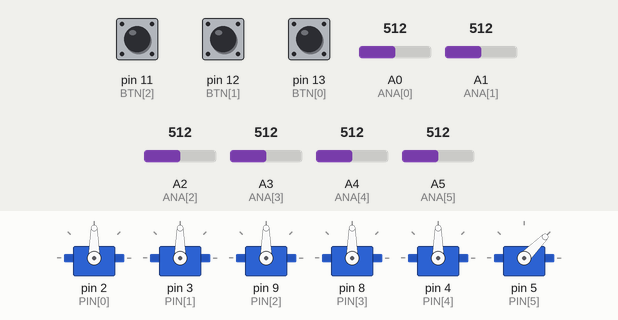
This sketch was run on a simulated Arduino Uno, built with avr-gcc and run on an emulated ATmega328P. Shown: 6 × servo. The inputs (shaded band) are chosen by the test bench; at power-on: pin 11 (BTN[2]) HIGH, A1 (ANA[1]) = 512, A2 (ANA[2]) = 512, A3 (ANA[3]) = 512, pin 12 (BTN[1]) HIGH, pin 13 (BTN[0]) HIGH, A0 (ANA[0]) = 512, A4 (ANA[4]) = 512, A5 (ANA[5]) = 512. What the sketch prints to the serial monitor is not drawn.

Above: at 4.0 s.
4.1 s: pin 11 (BTN[2]) pulled LOW for 0.15 s
At 5.65 s:
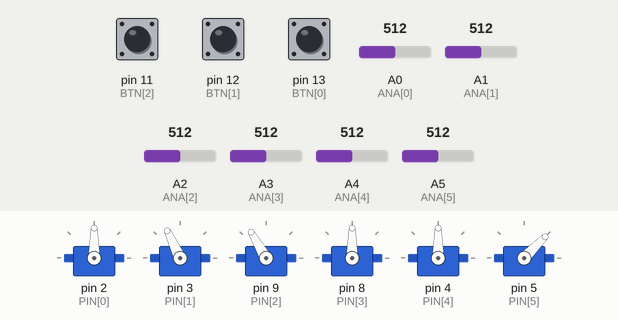
7.1 s: A1 (ANA[1]) set to 427
10.1 s: A1 (ANA[1]) set to 395
At 12.9 s:
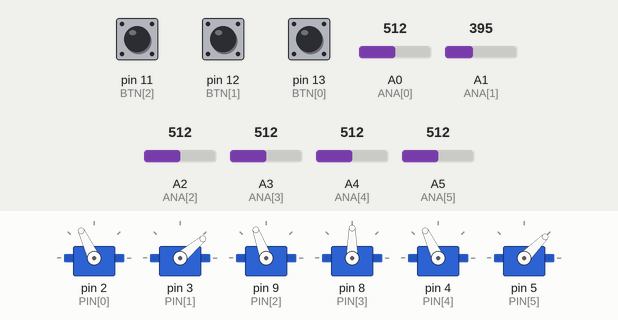
13.1 s: A2 (ANA[2]) set to 421
14.6 s: A2 (ANA[2]) set to 395
At 15.6 s:
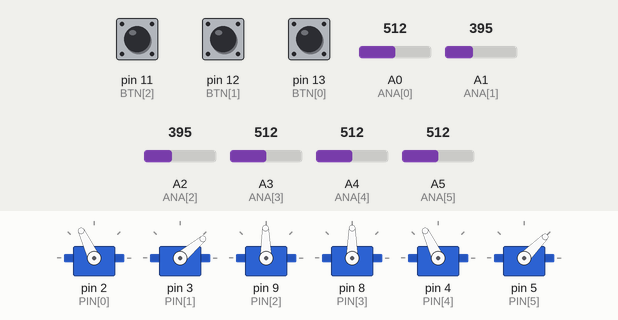
17.6 s: A3 (ANA[3]) set to 426
20.6 s: A3 (ANA[3]) set to 394
At 21.5 s:
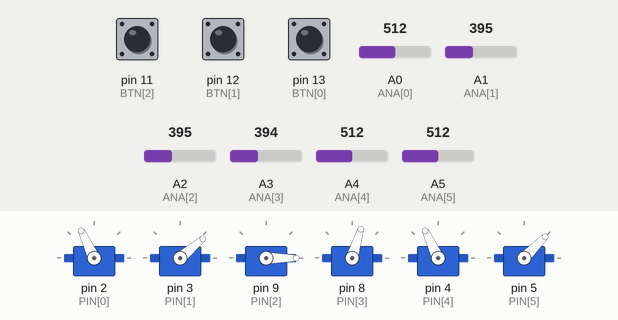
Timing chart, 0 to 24.6 s (numbered marks = the images above; inputs shaded):
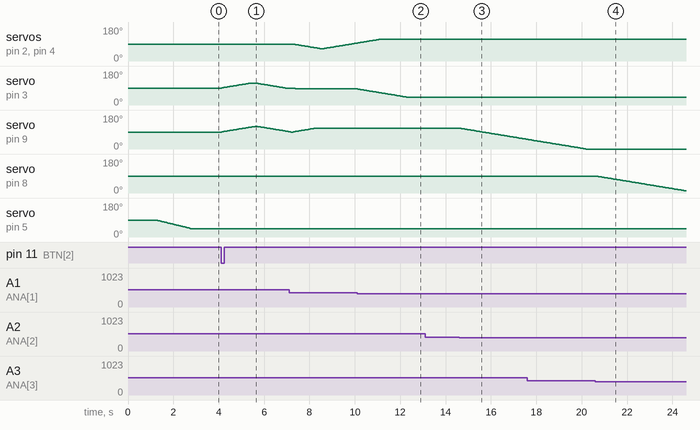

Measured:
- the behaviour switches between 412 and 411 on A1 (ANA[1]) (found by bisection; images 1 and 2)
- the behaviour switches between 412 and 411 on A2 (ANA[2]) (found by bisection; images 2 and 3)
- the behaviour switches between 412 and 411 on A3 (ANA[3]) (found by bisection; images 3 and 4)
- after the input at 4.1 s, servo on pin 3 (PIN[1]): rises from 90° to 115° in 1.2 s, then falls to 90° in 1.6 s; servo on pin 9 (PIN[2]): rises from 90° to 120° in 1.5 s, then falls to 92° in 1.5 s
- after the input at 10.1 s, servo on pin 2 (PIN[0]), servo on pin 4 (PIN[4]): goes on until 11.1 s, then stays 115°; servo on pin 3 (PIN[1]): moves from 85° to 40° over 2.2 s, starting at once
- after the input at 13.1 s, every drawn part: stays the same
- after the input at 14.6 s, servo on pin 9 (PIN[2]): moves from 110° to 51° over 2.9 s, starting after 0.05 s
- after the input at 20.6 s, servo on pin 8 (PIN[3]): moves from 90° to 11° over 4.0 s, starting at once

The sketch:

10_three_buttons.ino
```cpp
// ============================================================================
//  [10] 버튼 3개로 서로 다른 동작 실행 + 조이스틱 수동 조작 + 각도 기록
// ----------------------------------------------------------------------------
//  [배선]  조이스틱 SW 3개 → 디지털 12 · 11 · 10번,  각 SW의 반대쪽은 GND
//          (INPUT_PULLUP 사용 → 누르면 LOW, 안 누르면 HIGH)
//          조이스틱 축 6개 → 아날로그 A0~A5
//
//  [동작]  버튼1(12번) → action1() : 홈 자세로 안전 복귀
//          버튼2(11번) → action2() : 자동 Pick & Place (집어서 옮기기)
//          버튼3(10번) → action3() : 인사 + 손 흔들기
//          시리얼 모니터: 1 / 2 / 3 = 같은 동작,  p = 현재 6축 각도 출력
//
//  ★ 조이스틱은 '언제나' 살아 있다
//     · 평소(대기 중)  : 조이스틱으로 자유 조작
//     · 동작 실행 중   : 조이스틱을 밀고 있는 축은 '사람'이 조종하고,
//                        나머지 축은 자동으로 목표 자세를 향해 계속 움직인다.
//                        (조이스틱을 놓으면 그 축도 다시 자동으로 이어서 이동)
//     · p 입력         : 동작 중에도 현재 각도를 바로 출력 → 포즈 기록에 사용
//
//  [2번 모터(어깨) 보호]
//    · STEP_DELAY = 50 : 1도 움직일 때마다 50ms 쉰다 → 천천히·부드럽게
//    · softStart()     : 전원을 켤 때 급출발(슬램) 없이 서서히 초기 자세로
//    · MINA/MAXA       : 2번 서보는 40~140도로 제한해 무리한 자세를 막는다
//    · 그래도 전원 켜기 전에는 팔을 홈(≈90도) 근처로 접어 두고,
//      서보 전원은 외부 전원(5~6V·2A↑) + 아두이노와 공통 GND 를 쓴다.

// ============================================================================

#include <Servo.h>

const int SERVOS = 6;          // 서보(관절) 개수
const int GRIPPER = 5;         // 그리퍼 = 6번 서보(인덱스 5)
const int STEP_DELAY = 50;     // ★ 1도 움직일 때마다 쉬는 시간(ms). 크면 더 천천히

// ── 버튼 3개 (조이스틱 SW) ──
const int BTN[3] = { 13, 12, 11 };         // 버튼1, 버튼2, 버튼3의 핀 번호
boolean lastBtn[3] = { HIGH, HIGH, HIGH }; // 각 버튼의 직전 상태(눌린 '순간' 감지용)

// ── 서보 설정 ──                1번  2번  3번  4번  5번  6번(그리퍼)
int PIN[SERVOS]       = {   2,   3,   9,   8,   4,   5 };  // 연결 핀
int ANA[SERVOS]       = {  A0,  A1,  A2,  A3,  A4,  A5 };  // 조이스틱(아날로그) 채널
int MINA[SERVOS]      = {   0,  40,   0,   0,   0,   0 };  // 최소 각도(2번은 40도까지만)
int MAXA[SERVOS]      = { 180, 140, 180, 180, 180,  90 };  // 최대 각도(2번은 140도까지만)
int INITANGLE[SERVOS] = {  90,  90,  90,  90,  90,  45 };  // 시작(홈) 각도
Servo myservo[SERVOS];

const int GRIP_OPEN  = 0;      // 그리퍼 열림 0도
const int GRIP_CLOSE = 90;     // 그리퍼 닫힘 90도

// ── 동작에 쓸 자세들 { 1번, 2번, 3번, 4번, 5번, (6번은 무시) } ──
//    활동지에 기록한 자기 로봇팔 각도값으로 바꿔 넣으면 된다.
int HOME[SERVOS]        = {  90,  90,  90,  90,  90, 0 };  // 기본 홈 자세
int PICK_READY[SERVOS]  = {  60, 100,  80,  90,  90, 0 };  // 집을 물체 위(상공)
int PICK[SERVOS]        = {  60, 120, 110,  90,  90, 0 };  // 집는 위치
int PLACE_READY[SERVOS] = { 120, 100,  80,  90,  90, 0 };  // 놓을 곳 위(상공)
int PLACE[SERVOS]       = { 120, 120, 110,  90,  90, 0 };  // 놓는 위치
int BOW[SERVOS]         = {  90, 115, 120,  90,  90, 0 };  // 인사(살짝 숙이기)
int WAVE_L[SERVOS]      = {  65,  85, 110,  90,  65, 0 };  // 손 흔들기 왼쪽
int WAVE_R[SERVOS]      = { 115,  85, 110,  90, 115, 0 };  // 손 흔들기 오른쪽

void setup() {
  Serial.begin(9600);

  for (int i = 0; i < 3; i++) pinMode(BTN[i], INPUT_PULLUP);  // 버튼 3개 입력 설정

  softStart();   // ★ 급출발 없이 부드럽게 시작

  Serial.println(F("준비 완료!  버튼1=홈,  버튼2=집어 옮기기,  버튼3=인사+손 흔들기"));
  Serial.println(F("조이스틱은 언제나 사용 가능.  시리얼: 1/2/3=동작,  p=현재 각도 출력"));
}

void loop() {
  checkButtons();       // 버튼 3개 확인 → 눌리면 해당 동작 실행
  handleSerial(true);   // 시리얼 명령(1/2/3/p) 처리
  joystickControl();    // 조이스틱 수동 조작 (대기 중)
  delay(STEP_DELAY);    // 수동 조작도 1도씩 천천히
}

// ============================================================================
//   ★ 버튼별 동작 함수 — 여기를 바꾸면 버튼이 하는 일이 바뀐다
// ============================================================================

// [동작1] 홈 자세로 안전 복귀 — 작업 전후에 쓰는 기본 동작
void action1() {
  Serial.println(F(">> 동작1 : 홈 자세로"));
  gripperOpen();       // 손을 펴고
  moveTo(HOME);        // 홈 자세로 천천히 이동
  Serial.println(F("   완료"));
}

// [동작2] 자동 Pick & Place — 함수들을 '순서대로' 불러 자동화
void action2() {
  Serial.println(F(">> 동작2 : 집어서 옮기기"));
  gripperOpen();          // 손 펴고
  moveTo(PICK_READY);     // 물체 위로
  moveTo(PICK);           // 내려가서
  gripperClose();         // 집고
  moveTo(PICK_READY);     // 들어올리고
  moveTo(PLACE_READY);    // 놓을 곳 위로
  moveTo(PLACE);          // 내려놓을 위치로
  gripperOpen();          // 놓고
  moveTo(PLACE_READY);    // 다시 올라와서
  moveTo(HOME);           // 홈으로
  Serial.println(F("   완료"));
}

// [동작3] 인사 + 손 흔들기 — 데모데이 시연용
void action3() {
  Serial.println(F(">> 동작3 : 인사 + 손 흔들기"));
  moveTo(BOW);            // 살짝 숙여 인사
  moveTo(HOME);           // 다시 세우고
  moveTo(WAVE_L);         // 손 흔들기 (왼쪽)
  moveTo(WAVE_R);         // (오른쪽)
  moveTo(WAVE_L);         // (왼쪽)
  moveTo(HOME);           // 홈으로
  Serial.println(F("   완료"));
}

// ============================================================================
//   이동 함수 — 동작 중에도 조이스틱과 시리얼이 살아 있다
// ============================================================================

// [함수] 팔(1~5번)을 목표 자세로 1도씩 천천히 이동시킨다.
//   · 조이스틱을 밀고 있는 축은 '사람'이 조종하고(자동 이동을 잠시 양보),
//     밀지 않는 축만 자동으로 목표를 향해 움직인다.
//   · STEP_DELAY(50ms)만큼 쉬어 가며 움직여 2번 모터에 무리가 덜 간다.
//   · 그리퍼(6번)는 건드리지 않는다 → 옮기는 도중 물체를 놓치지 않게.
void moveTo(int target[]) {
  boolean moving = true;
  while (moving) {
    moving = false;

    handleSerial(false);     // 동작 중에도 p(각도 출력) 가능

    for (int i = 0; i < GRIPPER; i++) {     // 0~4번(팔)만
      int cur = myservo[i].read();
      int v   = analogRead(ANA[i]);         // 이 축의 조이스틱 값

      if (v > 612) {                        // ① 사람이 조이스틱을 밀고 있으면
        if (cur < MAXA[i]) myservo[i].write(cur + 1);   //    사람 뜻대로 +1도
        moving = true;                      //    (조작 중에는 계속 반복)
      }
      else if (v < 412) {                   //    반대쪽으로 밀면
        if (cur > MINA[i]) myservo[i].write(cur - 1);   //    -1도
        moving = true;
      }
      else {                                // ② 조이스틱이 중립이면 → 자동 이동
        int goal = constrain(target[i], MINA[i], MAXA[i]);  // 안전 범위 안으로
        if (cur < goal)      { myservo[i].write(cur + 1); moving = true; }
        else if (cur > goal) { myservo[i].write(cur - 1); moving = true; }
      }
    }

    // 그리퍼(6번)는 이동 중에도 조이스틱으로 직접 여닫을 수 있다
    joystickGripper();

    delay(STEP_DELAY);   // ★ 천천히 — 이 숫자를 키우면 더 부드럽다
  }
}

// [함수] 그리퍼 열기 / 닫기 — 손만 제어 (기다리는 동안에도 조이스틱·시리얼 살아 있음)
void gripperOpen()  { myservo[GRIPPER].write(GRIP_OPEN);  waitMs(400); }
void gripperClose() { myservo[GRIPPER].write(GRIP_CLOSE); waitMs(400); }

// ============================================================================
//   조이스틱 · 시리얼 · 버튼 처리
// ============================================================================

// [함수] 조이스틱 수동 조작 (대기 중에 사용) — 6축 모두 1도씩
void joystickControl() {
  for (int i = 0; i < SERVOS; i++) {
    int v   = analogRead(ANA[i]);       // 조이스틱 값(0~1023)
    int cur = myservo[i].read();        // 현재 각도

    if (v > 612) {                                   // 한쪽으로 밀면 +1도
      if (cur < MAXA[i]) myservo[i].write(cur + 1);
    } else if (v < 412) {                            // 반대로 밀면 -1도
      if (cur > MINA[i]) myservo[i].write(cur - 1);
    }
    // 412~612(가운데)는 멈춤 — 조이스틱 중립 구간(데드존)
  }
}

// [함수] 자동 이동 중에도 그리퍼(6번)만 조이스틱으로 조작
void joystickGripper() {
  int v   = analogRead(ANA[GRIPPER]);
  int cur = myservo[GRIPPER].read();
  if (v > 612) { if (cur < MAXA[GRIPPER]) myservo[GRIPPER].write(cur + 1); }
  else if (v < 412) { if (cur > MINA[GRIPPER]) myservo[GRIPPER].write(cur - 1); }
}

// [함수] 버튼 3개를 확인해 눌린 '순간'에 한 번만 동작을 실행
void checkButtons() {
  for (int i = 0; i < 3; i++) {
    boolean now = digitalRead(BTN[i]);              // 지금 상태 읽기

    if (lastBtn[i] == HIGH && now == LOW) {         // HIGH→LOW = 방금 눌림
      delay(20);                                    // 떨림(채터링) 방지
      if (digitalRead(BTN[i]) == LOW) {             // 진짜 눌린 게 맞으면
        lastBtn[i] = now;                           // 상태를 먼저 저장하고
        if (i == 0)      action1();                 // 버튼1 → 동작1
        else if (i == 1) action2();                 // 버튼2 → 동작2
        else             action3();                 // 버튼3 → 동작3
        continue;
      }
    }
    lastBtn[i] = now;                               // 상태 저장(다음 비교용)
  }
}

// [함수] 시리얼 명령 처리 —  1/2/3 = 동작 실행,  p = 현재 각도 출력
//   allowActions = false 이면 p(각도 출력)만 처리한다.
//   (동작이 실행되는 도중에 또 동작을 부르면 함수가 겹쳐 호출되어 위험하므로,
//    moveTo·waitMs 안에서는 false 로 부른다.)
void handleSerial(boolean allowActions) {
  if (Serial.available() > 0) {
    char cmd = Serial.read();
    if (cmd == 'p' || cmd == 'P')        printAngles();      // 언제나 가능
    else if (!allowActions)              return;             // 동작 중이면 여기까지
    else if (cmd == '1')                 action1();
    else if (cmd == '2')                 action2();
    else if (cmd == '3')                 action3();
  }
}

// [함수] 현재 6축 각도를 한 줄로 출력 — 포즈 카드에 그대로 옮겨 적는다
//   출력 예:  현재 각도 -> { 90, 120, 60, 90, 90, 20 }
void printAngles() {
  Serial.print(F("현재 각도 -> { "));
  for (int i = 0; i < SERVOS; i++) {
    Serial.print(myservo[i].read());
    if (i < SERVOS - 1) Serial.print(F(", "));
  }
  Serial.println(F(" }"));
}

// [함수] 기다리기 — delay 대신 사용. 기다리는 동안에도 조이스틱·시리얼이 살아 있다
void waitMs(int ms) {
  unsigned long t0 = millis();
  while (millis() - t0 < (unsigned long)ms) {
    handleSerial(false);  // p 입력 등 처리
    joystickControl();    // 조이스틱 조작 유지
    delay(STEP_DELAY);
  }
}

// [함수] 안전 시작 — 서보를 한 개씩 연결하고 초기 자세로 서서히 이동
//   전원/업로드 순간 팔이 튀면서 2번 모터 기어가 상하는 것을 막는다.
void softStart() {
  const int FROM = 90;                     // 서보 기본 펄스 ≈ 90도로 가정

  for (int i = 0; i < SERVOS; i++) {       // ① 한 개씩 순차 연결(전류 몰림 방지)
    myservo[i].attach(PIN[i]);
    myservo[i].write(FROM);
    delay(150);
  }
  delay(300);

  for (int step = 0; step <= 100; step++) { // ② 초기 자세까지 100단계로 서서히
    for (int i = 0; i < SERVOS; i++) {
      myservo[i].write(FROM + (INITANGLE[i] - FROM) * step / 100);
    }
    delay(15);
  }
}
```
